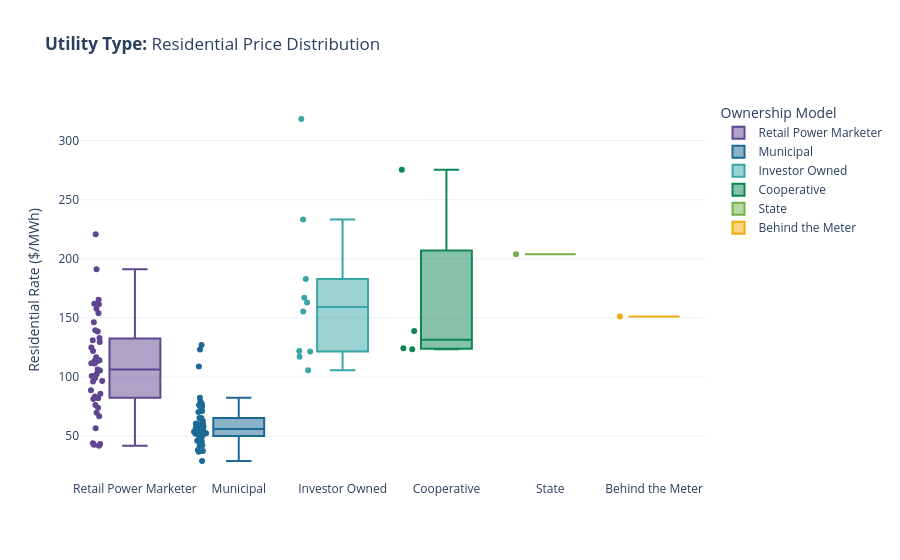

Write notebook code for a chart like this one.
### Code cell
def get_state_box_plot(df):
    # Compare Residential Price across Utility Types
    fig = px.box(df, x='Utility.Type', y='ResidentialUnitPrice', color="Utility.Type",
                 points="all", hover_name="Utility.Name", hover_data=["Retail.Residential.Customers", "LoadFactor"],
                 color_discrete_sequence=px.colors.qualitative.Prism,
                 title="<b>Utility Type:</b> Residential Price Distribution",
                 labels={"Utility.Type": "Ownership Model", "ResidentialUnitPrice":"Residential Rate", 
                         "Retail.Residential.Customers": "Customer Count", "LoadFactor": "Load Factor"},
                 template='plotly_white')
    
    fig.update_layout(
        xaxis_title="", 
        yaxis_title="Residential Rate ($/MWh)"
    )

    fig.show()

# Limit to utilities with retail customers
get_state_box_plot(util.get_customer_utilities(ny_df, "Residential").round(2))

### Figure 1 — Plotly figure (JSON) as saved in the notebook; plotly's stock layout.template omitted (floating-point values rounded to 4 significant figures)
{"data": [{"alignmentgroup": "True", "boxpoints": "all", "customdata": [[29000.0, 0.53], [4624.0, 0.67], [3316.0, 0.78], [1337.0, 0.49], [10840.0, 0.0], [1864.0, 0.0], [6821.0, 0.0], [2256.0, 0.0], [41750.0, 0.0], [12620.0, 0.0], [4932.0, 0.0], [7688.0, 0.0], [8303.0, 0.0], [7432.0, 0.45], [2932.0, 0.53], [11320.0, 0.0], [13050.0, 0.0], [32920.0, 0.0], [80120.0, 0.0], [13130.0, 0.0], [2138.0, 0.0], [4085.0, 0.0], [568.0, 0.0], [1861.0, 0.78], [44160.0, 0.0], [12020.0, 0.0], [30180.0, 0.0], [5753.0, 0.42], [5950.0, 0.0], [1593.0, 0.0], [772.0, 0.0], [3876.0, 0.08], [2095.0, 0.0], [6767.0, 0.0], [10360.0, 0.0], [20150.0, 0.0], [1209.0, 0.0], [346.0, 0.0], [6983.0, 0.45], [3391.0, 0.68], [3744.0, 0.0], [443.0, 0.52], [4011.0, 0.8]], "hovertemplate": "<b>%{hovertext}</b><br><br>Ownership Model=%{x}<br>Residential Rate=%{y}<br>Customer Count=%{customdata[0]}<br>Load Factor=%{customdata[1]}<extra></extra>", "hovertext": ["Agway Energy Services, LLC", "Energy Coop of New York, Inc", "Robison Energy, LLC", "U.S. Energy Partners LLC", "NOCO Electric", "Columbia Utilities Power, LLC", "Hudson Energy Services", "Palmco Power NJ, LLC", "Major Energy Electric Services", "Palmco Power PA, LLC", "Palmco Power MD, LLC", "Plymouth Rock Energy, LLC", "Palmco Power OH, LLC", "Stream Energy New York, LLC", "EnergyMark, LLC", "Palmco Power IL, LLC", "Respond Power LLC", "Kiwi Energy NY LLC", "SmartEnergy Holdings, LLC", "Alpha Gas and Electric, LLC", "Energy.Me Midwest LLC", "Marathon Power LLC", "Harborside Energy, LLC", "Abest Power & Gas, LLC", "MPower Energy LLC", "Palmco Power MA, LLC", "Agera Energy LLC", "Greenlight Energy Inc.", "New Wave Energy Corporation", "HIKO Energy, LLC", "Aequitas Energy Inc", "Great Eastern Energy", "East Coast Power & Gas, LLC", "Spring Energy RRH LLC dba Spring Power &", "MPower Energy NJ LLC", "Atlantic Energy LLC", "Palmco Power DC, LLC", "Palmco Power DE, LLC", "South Bay Energy Corp.", "Flanders Energy, LLC", "Pure Energy USA, LLC", "First Choice Energy LLC", "Agressive Energy LLC"], "legendgroup": "Retail Power Marketer", "marker": {"color": "rgb(95, 70, 144)"}, "name": "Retail Power Marketer", "notched": false, "offsetgroup": "Retail Power Marketer", "orientation": "v", "showlegend": true, "type": "box", "x": ["Retail Power Marketer", "Retail Power Marketer", "Retail Power Marketer", "Retail Power Marketer", "Retail Power Marketer", "Retail Power Marketer", "Retail Power Marketer", "Retail Power Marketer", "Retail Power Marketer", "Retail Power Marketer", "Retail Power Marketer", "Retail Power Marketer", "Retail Power Marketer", "Retail Power Marketer", "Retail Power Marketer", "Retail Power Marketer", "Retail Power Marketer", "Retail Power Marketer", "Retail Power Marketer", "Retail Power Marketer", "Retail Power Marketer", "Retail Power Marketer", "Retail Power Marketer", "Retail Power Marketer", "Retail Power Marketer", "Retail Power Marketer", "Retail Power Marketer", "Retail Power Marketer", "Retail Power Marketer", "Retail Power Marketer", "Retail Power Marketer", "Retail Power Marketer", "Retail Power Marketer", "Retail Power Marketer", "Retail Power Marketer", "Retail Power Marketer", "Retail Power Marketer", "Retail Power Marketer", "Retail Power Marketer", "Retail Power Marketer", "Retail Power Marketer", "Retail Power Marketer", "Retail Power Marketer"], "x0": " ", "xaxis": "x", "y": [82.13, 43.44, 85.96, 41.89, 42.74, 191.2, 96.24, 220.8, 114.3, 139.6, 157.8, 129.7, 114.1, 66.95, 44.04, 88.99, 146.4, 111.8, 101.2, 106.4, 76.49, 74.05, 162.0, 83.64, 133.1, 165.4, 96.73, 116.8, 56.69, 138.5, 113.2, 100.9, 81.47, 105.5, 122.0, 131.2, 111.5, 102.7, 124.9, 161.5, 153.9, 99.15, 69.82], "y0": " ", "yaxis": "y"}, {"alignmentgroup": "True", "boxpoints": "all", "customdata": [[3663.0, 0.73], [1442.0, 0.73], [600.0, 0.81], [644.0, 1.55], [3795.0, 0.79], [563.0, 0.44], [2874.0, 0.79], [786.0, 0.7], [539.0, 1.14], [991.0, 0.63], [2788.0, 0.71], [16150.0, 0.67], [1483.0, 0.72], [12970.0, 0.53], [1491.0, 0.55], [1110.0, 0.79], [977.0, 0.84], [1256.0, 0.56], [812.0, 0.69], [3528.0, 0.77], [16270.0, 0.97], [4057.0, 1.09], [1244.0, 0.84], [690.0, 0.96], [8195.0, 0.82], [891.0, 0.75], [1257.0, 1.62], [2628.0, 0.73], [666.0, 0.18], [8775.0, 1.08], [944.0, 0.84], [9673.0, 0.44], [1176.0, 1.23], [3062.0, 0.71], [1847.0, 0.87], [1730.0, 0.79], [413.0, 0.79], [1286.0, 0.59], [4688.0, 0.82], [2514.0, 0.77], [2133.0, 0.72], [421.0, 0.19], [2936.0, 1.03], [1067.0, 0.76], [1896.0, 0.67], [2497.0, 0.86]], "hovertemplate": "<b>%{hovertext}</b><br><br>Ownership Model=%{x}<br>Residential Rate=%{y}<br>Customer Count=%{customdata[0]}<br>Load Factor=%{customdata[1]}<extra></extra>", "hovertext": ["Village of Arcade - (NY)", "Village of Akron - (NY)", "Village of Andover - (NY)", "Village of Angelica - (NY)", "Bath Electric Gas & Water", "Village of Bergen - (NY)", "Village of Boonville - (NY)", "Village of Brocton - (NY)", "Village of Castile - (NY)", "Village of Churchville - (NY)", "Village of Endicott - (NY)", "Village of Fairport - (NY)", "Village of Frankfort - (NY)", "Village of Freeport - (NY)", "Village of Green Island - (NY)", "Village of Greene - (NY)", "Village of Groton - (NY)", "Village of Hamilton - (NY)", "Village of Holley - (NY)", "Village of Ilion - (NY)", "Jamestown Board of Public Util", "Lake Placid Village, Inc - (NY)", "Village of Little Valley - (NY)", "Village of Marathon - (NY)", "Town of Massena - (NY)", "Village of Mayville - (NY)", "Mohawk Municipal Comm", "Village of Penn Yan - (NY)", "Village of Philadelphia - (NY)", "City of Plattsburgh - (NY)", "Village of Richmondville - (NY)", "Village of Rockville Centre - (NY)", "Village of Rouses Point - (NY)", "City of Salamanca - (NY)", "Village of Sherburne - (NY)", "City of Sherrill - (NY)", "Village of Silver Springs - (NY)", "Village of Skaneateles - (NY)", "Village of Solvay - (NY)", "Village of Spencerport - (NY)", "Village of Springville - (NY)", "Village of Theresa - (NY)", "Village of Tupper Lake - (NY)", "Village of Watkins Glen - (NY)", "Village of Wellsville - (NY)", "Village of Westfield - (NY)"], "legendgroup": "Municipal", "marker": {"color": "rgb(29, 105, 150)"}, "name": "Municipal", "notched": false, "offsetgroup": "Municipal", "orientation": "v", "showlegend": true, "type": "box", "x": ["Municipal", "Municipal", "Municipal", "Municipal", "Municipal", "Municipal", "Municipal", "Municipal", "Municipal", "Municipal", "Municipal", "Municipal", "Municipal", "Municipal", "Municipal", "Municipal", "Municipal", "Municipal", "Municipal", "Municipal", "Municipal", "Municipal", "Municipal", "Municipal", "Municipal", "Municipal", "Municipal", "Municipal", "Municipal", "Municipal", "Municipal", "Municipal", "Municipal", "Municipal", "Municipal", "Municipal", "Municipal", "Municipal", "Municipal", "Municipal", "Municipal", "Municipal", "Municipal", "Municipal", "Municipal", "Municipal"], "x0": " ", "xaxis": "x", "y": [52.34, 52.23, 43.56, 63.0, 59.32, 77.46, 51.83, 45.89, 58.23, 75.22, 65.44, 55.53, 38.47, 127.2, 109.0, 54.85, 52.48, 49.34, 60.3, 53.57, 82.54, 54.93, 76.33, 70.51, 60.64, 65.53, 42.35, 37.49, 60.67, 46.17, 75.41, 123.4, 29.1, 50.3, 55.16, 58.28, 71.25, 41.84, 57.22, 45.75, 53.94, 79.38, 53.75, 36.87, 60.75, 56.94], "y0": " ", "yaxis": "y"}, {"alignmentgroup": "True", "boxpoints": "all", "customdata": [[261100.0, 0.28], [2960000.0, 0.21], [646.0, 0.33], [1158000.0, 0.17], [778200.0, 0.38], [1508000.0, 0.29], [203100.0, 0.21], [3819.0, 0.34], [341700.0, 0.26], [64490.0, 0.29]], "hovertemplate": "<b>%{hovertext}</b><br><br>Ownership Model=%{x}<br>Residential Rate=%{y}<br>Customer Count=%{customdata[0]}<br>Load Factor=%{customdata[1]}<extra></extra>", "hovertext": ["Central Hudson Gas & Elec Corp", "Consolidated Edison Co-NY Inc", "Fishers Island Utility Co Inc", "Massachusetts Electric Co", "New York State Elec & Gas Corp", "Niagara Mohawk Power Corp.", "Orange & Rockland Utils Inc", "Pike County Light & Power Co", "Rochester Gas & Electric Corp", "Rockland Electric Co"], "legendgroup": "Investor Owned", "marker": {"color": "rgb(56, 166, 165)"}, "name": "Investor Owned", "notched": false, "offsetgroup": "Investor Owned", "orientation": "v", "showlegend": true, "type": "box", "x": ["Investor Owned", "Investor Owned", "Investor Owned", "Investor Owned", "Investor Owned", "Investor Owned", "Investor Owned", "Investor Owned", "Investor Owned", "Investor Owned"], "x0": " ", "xaxis": "x", "y": [163.0, 233.2, 318.1, 182.8, 105.7, 117.3, 167.1, 122.0, 121.5, 155.4], "y0": " ", "yaxis": "y"}, {"alignmentgroup": "True", "boxpoints": "all", "customdata": [[5307.0, 0.93], [1840.0, 0.64], [4495.0, 0.5], [6096.0, 0.77]], "hovertemplate": "<b>%{hovertext}</b><br><br>Ownership Model=%{x}<br>Residential Rate=%{y}<br>Customer Count=%{customdata[0]}<br>Load Factor=%{customdata[1]}<extra></extra>", "hovertext": ["Delaware County Elec Coop Inc", "North Shore Towers Apts Inc", "Otsego Electric Coop, Inc", "Steuben Rural Elec Coop, Inc"], "legendgroup": "Cooperative", "marker": {"color": "rgb(15, 133, 84)"}, "name": "Cooperative", "notched": false, "offsetgroup": "Cooperative", "orientation": "v", "showlegend": true, "type": "box", "x": ["Cooperative", "Cooperative", "Cooperative", "Cooperative"], "x0": " ", "xaxis": "x", "y": [138.9, 275.3, 124.3, 123.5], "y0": " ", "yaxis": "y"}, {"alignmentgroup": "True", "boxpoints": "all", "customdata": [[1016000.0, 0.4]], "hovertemplate": "<b>%{hovertext}</b><br><br>Ownership Model=%{x}<br>Residential Rate=%{y}<br>Customer Count=%{customdata[0]}<br>Load Factor=%{customdata[1]}<extra></extra>", "hovertext": ["Long Island Power Authority"], "legendgroup": "State", "marker": {"color": "rgb(115, 175, 72)"}, "name": "State", "notched": false, "offsetgroup": "State", "orientation": "v", "showlegend": true, "type": "box", "x": ["State"], "x0": " ", "xaxis": "x", "y": [203.9], "y0": " ", "yaxis": "y"}, {"alignmentgroup": "True", "boxpoints": "all", "customdata": [[4472.0, 0.0]], "hovertemplate": "<b>%{hovertext}</b><br><br>Ownership Model=%{x}<br>Residential Rate=%{y}<br>Customer Count=%{customdata[0]}<br>Load Factor=%{customdata[1]}<extra></extra>", "hovertext": ["Greenbacker Renewable Energy Corporation"], "legendgroup": "Behind the Meter", "marker": {"color": "rgb(237, 173, 8)"}, "name": "Behind the Meter", "notched": false, "offsetgroup": "Behind the Meter", "orientation": "v", "showlegend": true, "type": "box", "x": ["Behind the Meter"], "x0": " ", "xaxis": "x", "y": [151.1], "y0": " ", "yaxis": "y"}], "layout": {"boxmode": "overlay", "legend": {"title": {"text": "Ownership Model"}, "tracegroupgap": 0}, "title": {"text": "<b>Utility Type:</b> Residential Price Distribution"}, "xaxis": {"anchor": "y", "categoryarray": ["Retail Power Marketer", "Municipal", "Investor Owned", "Cooperative", "State", "Behind the Meter"], "categoryorder": "array", "domain": [0, 1], "title": {"text": ""}}, "yaxis": {"anchor": "x", "domain": [0, 1], "title": {"text": "Residential Rate ($/MWh)"}}}}
